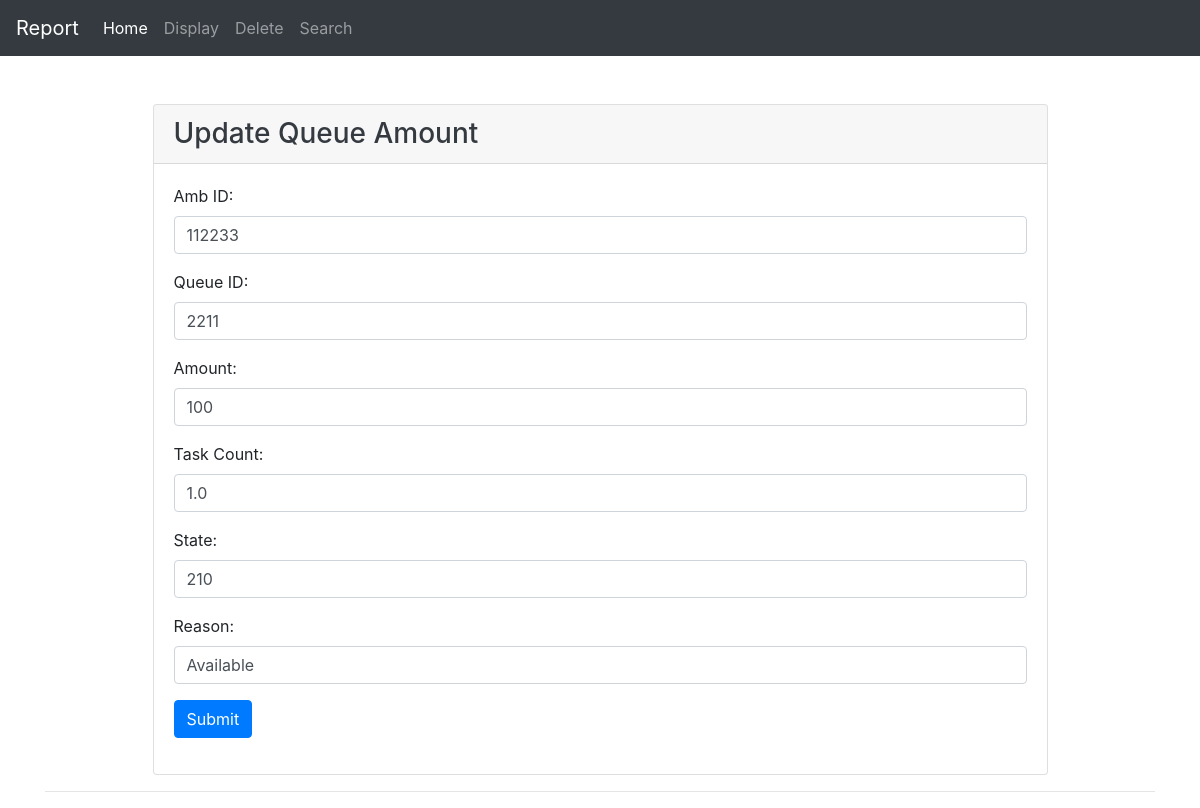
Page /display/update/112233/2211 on the committed database.
### tables this page shows
CREATE TABLE "test"
(
	id INTEGER
		primary key autoincrement,
	amb varchar not null,
	queue varchar not null,
	state integer not null,
	amount int not null,
	task float not null,
	reason varchar(100),
	cdate TEXT default CURRENT_TIMESTAMP
);

### app.py (the view, shortened to what this page needs)
@app.route("/display/update/<int:amb>/<int:queue>", methods=["GET", "POST"])
def update(amb, queue):
    con = sqlite3.connect("testFirst.db")
    con.row_factory = sqlite3.Row
    cur = con.cursor()
    cur.execute("SELECT * from test where amb = ? and queue = ? ", (amb, queue))
    get_rows = cur.fetchall()
    return render_template('update.html', data=get_rows)

### templates/update.html (shortened to what this page needs)
{% extends "include/base.html" %}
{% block content %}
    <div class="container mt-5">
        <div class="row mx-auto">
            <div class="col-md-10 mx-auto">
                <div class="card">
                    <div class="card-header">
                        <h3 class="text-dark card-text">Update Queue Amount</h3>
                    </div>
                    <div class="card-body">
                        {% for data in data %}
                            <form method="post" action="/display/update/{{ data["amb"] }}/{{ data["queue"] }}">
                                <div class="form-group">
                                    <label for="amb">Amb ID:</label>
                                    <input class="form-control" type="text" name="amb" id="amb" placeholder="Amb ID"
                                           value='{{ data["amb"] }}'>
                                </div>
                                <div class="form-group">
                                    <label for="queue">Queue ID: </label>
                                    <input class="form-control" type="text" name="queue" id="queue"
                                           placeholder="Queue ID"
                                           value="{{ data["queue"] }}">
                                </div>
                                <div class="form-group">
                                    <label for="amount">Amount: </label>
                                    <input class="form-control" type="text" name="amount" id="amount"
                                           placeholder="Amount"
                                           value="{{ data["amount"] }}">
                                </div>
                                <div class="form-group">
                                    <label for="task">Task Count: </label>
                                    <input class="form-control" type="text" name="task" id="task"
                                           placeholder="Task Count"
                                           value="{{ data["task"] }}">
                                </div>
                                <div class="form-group">
                                    <label for="state">State: </label>
                                    <input class="form-control" type="text" name="state" id="state" placeholder="State"
                                           value="{{ data["state"] }}">
                                </div>
                                <div class="form-group">
                                    <label for="reason">Reason: </label>
                                    <input class="form-control" type="text" name="reason" id="reason"
                                           placeholder="Reason"
                                           value="{{ data["reason"] }}">
                                </div>
                                <div class="form-group">
                                    <button type="submit" class="btn btn-primary" name="submit">Submit</button>
                                </div>
                            </form>
                        {% endfor %}
                    </div>
                </div>
            </div>
        </div>
        <hr>
    </div>
{% endblock %}

### rows in the picture
test: amb "112233", queue "2211", amount "100", task "1.0", state "210", reason "Available"
